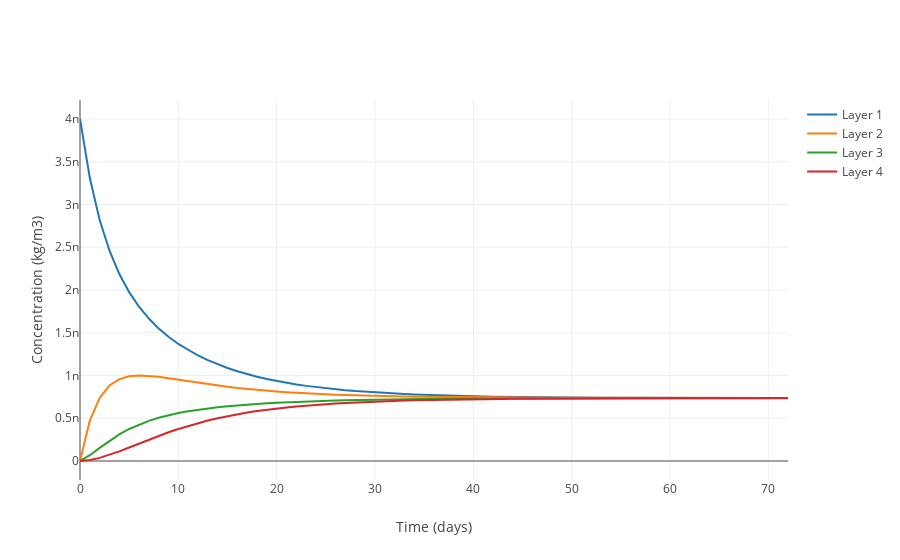

Notebook code cell kept with this figure:
### Markdown cell above
The resulting data is now stored in the `data` variable. We can use [Plotly](https://plot.ly) to create a graph of the concentration for each layer.

### Code cell
py_data = [go.Scatter(y=data_l,
                      name='Layer {0}'.format(l+1)) for l, data_l in enumerate(data)]

py.iplot(go.Figure(data=py_data,
                  layout=go.Layout(xaxis={'title': 'Time (days)'},
                                   yaxis={'title': 'Concentration (kg/m3)'})))
